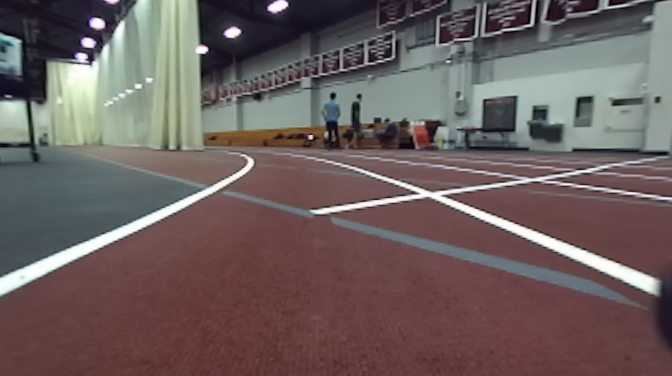
#> input picture media/TrackPics/1_curve_whitesegment.png, 672 x 376 px
$ python -i image_processing.py   (imports and definitions only)
#> lines starting #> are read from the running program, lines starting #| are printed output that depends on the picture; after the words box and inside, x2 and y2 are one past the last pixel; in counts of white or black regions, pixels touching at a corner belong together
import cv2
import numpy as np
import matplotlib.pyplot as plt

def find_goal_point(rgb_img, display=False, ret_image=True):
    """
    returns: (u, v) pixel point for goal to follow
    """
#> called with display = False, ret_image = True

    COLOR_POINT = (0, 255, 0)
    COLOR_LINES = (0, 0, 255)

    rbg_img_copy = rgb_img.copy()

    ## THRESHOLDING
    # create a zero array
    stencil = np.zeros_like(rgb_img[:,:,0])
    # specify coordinates of the polygon
    polygon = np.array([np.array([[0,240], [0,175], [672,175], [672,240]])])
    # fill polygon with ones
    cv2.fillConvexPoly(stencil, polygon, 1)
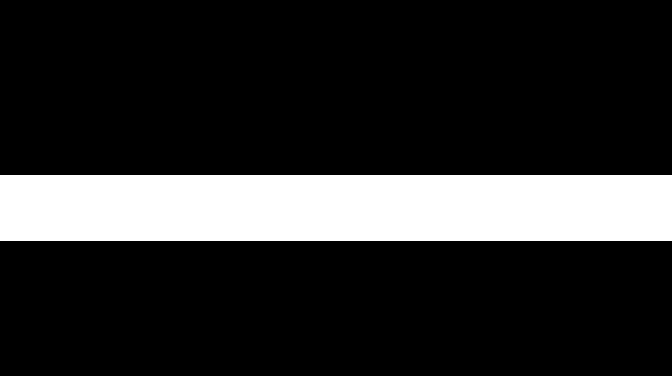
#> stencil: shape (376, 672); values 0 (black) and 1 (white), 17.6% white; 1 white region, box (x1, y1, x2, y2) and area: (0, 175, 672, 241) 44352
    cropped_rgb_img = cv2.bitwise_and(rgb_img, rgb_img, mask=stencil)
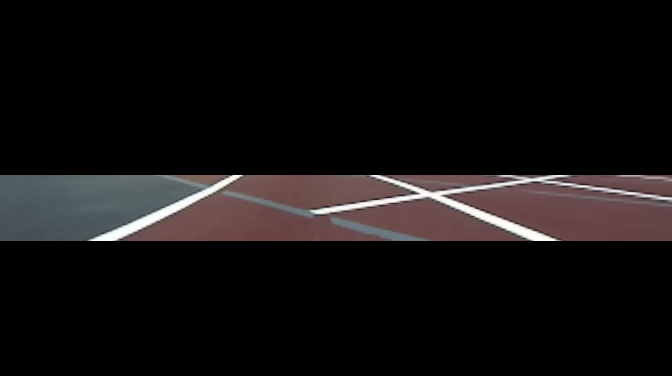
#> cropped_rgb_img: shape (376, 672, 3); mean R, G, B 19.8, 17, 17.1
    thresh, ret = cv2.threshold(cv2.cvtColor(cropped_rgb_img, cv2.COLOR_RGB2GRAY), 165, 200, cv2.THRESH_BINARY)
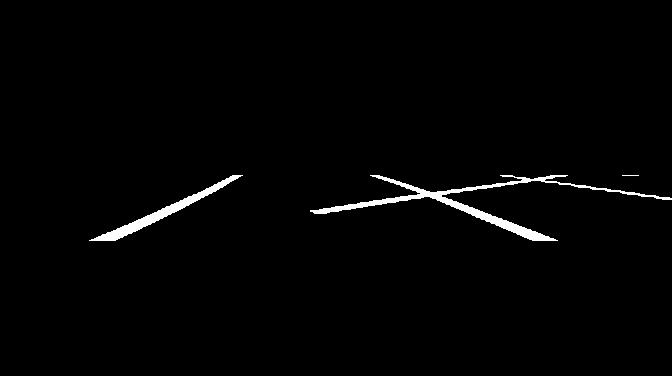
#> ret: shape (376, 672); values 0 (black) and 200 (white), 1.5% white; 3 white regions (1 under 20 px), largest, box (x1, y1, x2, y2) and area: (310, 175, 672, 241) 2590, (89, 175, 243, 241) 1264

    ## HOUGH TRANSFORM TO GET LINES
    lines = cv2.HoughLinesP(ret, 1, np.pi/180, 35, maxLineGap=200)
#> lines = 23 rows, first 6: [314, 213, 559, 175], [399, 181, 546, 240], [324, 213, 567, 175], [375, 175, 538, 240], [103, 240, 237, 175], [505, 175, 671, 198]
    #print("hough lines:", len(lines))
    lines_filtered = []

    pos_lines_info = []
    neg_lines_info = []

    # create a copy of the original frame
    # draw Hough lines
    for line_idx, line in enumerate(lines):
      x1, y1, x2, y2 = line[0]
      m = float(y2-y1)/float(x2-x1)
      if (abs(m) > 0.25):
          lines_filtered.append(line)
          cv2.line(rbg_img_copy, (x1, y1), (x2, y2), COLOR_LINES, 3)
          b = y1 - m*x1

          if m > 0:
              pos_lines_info.append((m, b, line_idx))
          else:
              neg_lines_info.append((m, b, line_idx))
#> this loop made 23 passes
#> (x1, y1, x2, y2, m, b) on passes 2, 4, 5, 8, 9, 10, 11, 12, 13, 15, 16, 18: (399, 181, 546, 240, 0.401, 20.86), (375, 175, 538, 240, 0.399, 25.46), (103, 240, 237, 175, -0.485, 290), (115, 240, 237, 178, -0.508, 298.4), (382, 176, 542, 240, 0.4, 23.2), (423, 189, 557, 240, 0.381, 28.01), (107, 240, 242, 175, -0.481, 291.5), (105, 240, 239, 175, -0.485, 290.9), (98, 240, 233, 175, -0.481, 287.2), (101, 240, 235, 175, -0.485, 289), (417, 187, 550, 240, 0.398, 20.83), (95, 240, 166, 206, -0.479, 285.5)
#> (x1, y1, x2, y2, m) on passes 1, 3, 6, 7, 14, 17: (314, 213, 559, 175, -0.155), (324, 213, 567, 175, -0.156), (505, 175, 671, 198, 0.139), (313, 212, 550, 175, -0.156), (500, 175, 671, 199, 0.14), (310, 211, 452, 189, -0.155)
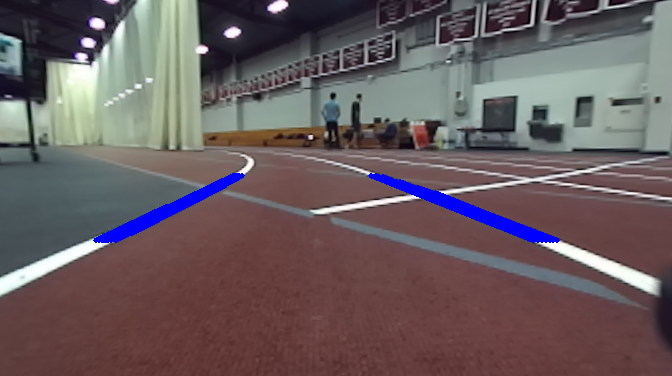
#> rbg_img_copy: shape (376, 672, 3); mean R, G, B 105.3, 92.3, 95.3
#> after the loop, lines_filtered = 16 items, first 6: [[399, 181, 546, 240]], [[375, 175, 538, 240]], [[103, 240, 237, 175]], [[115, 240, 237, 178]], [[382, 176, 542, 240]], [[423, 189, 557, 240]]; neg_lines_info = [(-0.485, 290, 4), (-0.508, 298.4, 7), (-0.481, 291.5, 10), (-0.485, 290.9, 11), (-0.481, 287.2, 12), (-0.485, 289, 14), (-0.479, 285.5, 17), (-0.491, 294, 18), (-0.511, 299.9, 19)]; pos_lines_info = [(0.401, 20.86, 1), (0.399, 25.46, 3), (0.4, 23.2, 8), (0.381, 28.01, 9), (0.398, 20.83, 15), (0.399, 27.45, 20), (0.403, 16.94, 22)]

    #print("pos_lines_info:", len(pos_lines_info))
    #print("neg_lines_info:", len(neg_lines_info))
    Y_TOP = 200

    pos_lines_intersections = []
    neg_lines_intersections = []

    for i, tup in enumerate(pos_lines_info):
        if (((Y_TOP - tup[1])/tup[0]) > (672*1.0/3.0)):
            pos_lines_intersections.append((tup[2], (Y_TOP - tup[1])/tup[0]))
#> this loop made 7 passes
#> after the loop, pos_lines_intersections = [(1, 446.3), (3, 437.7), (8, 442), (9, 451.9), (15, 449.6), (20, 432.7), (22, 453.8)]

    for i, tup in enumerate(neg_lines_info):
        if (((Y_TOP - tup[1])/tup[0]) < (672*2.0/3.0)):
            neg_lines_intersections.append((tup[2], (Y_TOP - tup[1])/tup[0]))
#> this loop made 9 passes
#> after the loop, neg_lines_intersections = [(4, 185.5), (7, 193.7), (10, 190.1), (11, 187.5), (12, 181.1), (14, 183.5), (17, 178.5), (18, 191.5), (19, 195.6)]

    #pos_lines_intersections = [(tup[2], (Y_TOP - tup[1])/tup[0]) if (((Y_TOP - tup[1])/tup[0]) < (672/2))  for i, tup in enumerate(pos_lines_info)]
    #neg_lines_intersections = [(tup[2], (Y_TOP - tup[1])/tup[0])  if (((Y_TOP - tup[1])/tup[0]) > (672/2)) for i, tup in enumerate(neg_lines_info)]

    pos_lines_intersections.sort(key=lambda x: x[1])
    neg_lines_intersections.sort(key=lambda x: x[1])

    print("pos_lines_intersections:", len(pos_lines_intersections))
#| pos_lines_intersections: 7
    print("neg_lines_intersections:", len(neg_lines_intersections))
#| neg_lines_intersections: 9

    pos_line_ind = pos_lines_intersections[0][0]
#> pos_line_ind = 20
    neg_line_ind = neg_lines_intersections[-1][0]
#> neg_line_ind = 19
    pos_line = lines[pos_line_ind][0]
#> pos_line = [370, 175, 533, 240]
    neg_line = lines[neg_line_ind][0]
#> neg_line = [131, 233, 225, 185]

    cv2.line(rbg_img_copy, (pos_line[0], pos_line[1]), (pos_line[2], pos_line[3]), (0, 0, 0), 3)
    cv2.line(rbg_img_copy, (neg_line[0], neg_line[1]), (neg_line[2], neg_line[3]), (0, 0, 0), 3)

    new_lines_filtered = [lines[pos_line_ind], lines[neg_line_ind]]
#> new_lines_filtered = [[[370, 175, 533, 240]], [[131, 233, 225, 185]]]
    #new_lines_filtered = []
    y_lookahead = 200
    sumx = 0
    for line in new_lines_filtered:
        x1, y1, x2, y2 = line[0]
        m = float(y2-y1)/float(x2-x1)
        b = y2-(m*x2)
        x_lookahead = (y_lookahead-b)/m
        sumx += x_lookahead
#> this loop made 2 passes
#> (x1, y1, x2, y2, m, b, x_lookahead, sumx) on passes 1 to 2: (370, 175, 533, 240, 0.399, 27.45, 432.7, 432.7), (131, 233, 225, 185, -0.511, 299.9, 195.6, 628.3)
#> after the loop, sumx = 628.3

    avgx = int(sumx/(len(new_lines_filtered)))
#> avgx = 314
    avgy = int(y_lookahead)

    cv2.circle(rbg_img_copy, (avgx, avgy), 5, COLOR_POINT, 3)
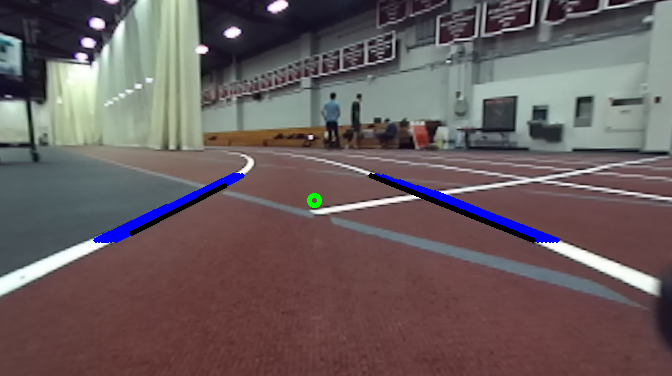
#> rbg_img_copy: shape (376, 672, 3); mean R, G, B 105.3, 92.4, 93.8

    if display==True:
        plt.imshow(rbg_img_copy)
        plt.show()
    if ret_image==True:
        return (avgx, avgy), rbg_img_copy

    return (avgx, avgy)

# def find_goal_point(rgb_img, display=False, ret_image=False):
#     """
#     returns: (u, v) pixel point for goal to follow
#     """

#     COLOR_POINT = (0, 255, 0)
#     COLOR_LINES = (0, 0, 255)

#     ## THRESHOLDING
#     # create a zero array
#     stencil = np.zeros_like(rgb_img[:,:,0])
#     # specify coordinates of the polygon
#     top_polygon = np.array([[0, 376], [0, 175], [672, 175], [672, 376]])
#     bottom_polygon = np.array([[0, 376], [0, 240], [672, 240], [672, 376]])

#     middle_polygon = np.array([[100, 376], [250, 200], [400,200], [550, 376]])
#     # fill polygon with ones
#     cv2.fillConvexPoly(stencil, top_polygon, 1)

#     cv2.fillConvexPoly(stencil, bottom_polygon, 0)
#     cropped_rgb_img = cv2.bitwise_and(rgb_img, rgb_img, mask=stencil)
#     # apply image thresholding
#     thresh, ret = cv2.threshold(cv2.cvtColor(cropped_rgb_img, cv2.COLOR_RGB2GRAY), 165, 200, cv2.THRESH_BINARY)

#     ## HOUGH TRANSFORM TO GET LINES
#     lines = cv2.HoughLinesP(ret, 1, np.pi/180, 30, maxLineGap=200)
#     lines_filtered = []
#     # create a copy of the original frame
#     # dmy = image[:,:,0].copy()
#     rbg_img_copy = rgb_img.copy()
#     # draw Hough lines
#     for line in lines:
#       x1, y1, x2, y2 = line[0]
#       m = (float(y2-y1)/float(x2-x1))
#       #print("line[0]:", line[0])
#       #print("y2-y1:", y2-y1)
#       #print("x2-x1:", x2-x1)
#       #print("m:", m)
#       if (abs(m) > 0.5):
#           lines_filtered.append(line)
#           cv2.line(rbg_img_copy, (x1, y1), (x2, y2), COLOR_LINES, 3)


# #     # PREVIOUS CODE
#     y_lookahead = 200
# #     sumx = 0
# #     for line in lines_filtered:
# #         x1, y1, x2, y2 = line[0]
# #         m = (y2-y1)/(x2-x1)
# #         b = y2-(m*x2)
# #         x_lookahead = (y_lookahead-b)/m
# #         sumx += x_lookahead

# #     avgx = sumx/(len(lines_filtered))
# #     test_image = rbg_img_copy.copy()
# #     cv2.circle(test_image, (int(avgx), y_lookahead), 5, (0, 0, 255), 3)
# #     #########


#     ## GET LANE POINT WITH LOOKAHEAD RANGE
#     #y_lookahead_min, y_lookahead_max = 255, 256
#     #y_lookahead_range = range(y_lookahead_min, y_lookahead_max)

#     sumx = 0
#     neg_x_lookahead = None
#     pos_x_lookahead = None
#     #for y_lookahead in y_lookahead_range:
#     for line in lines_filtered:
#         x1, y1, x2, y2 = line[0]
#         m = float(y2-y1)/float(x2-x1)
#         if m < 0 and neg_x_lookahead is None:
#             b = y2-(m*x2)
#             neg_x_lookahead = (y_lookahead-b)/m
#         elif m > 0 and pos_x_lookahead is None:
#             b = y2-(m*x2)
#             pos_x_lookahead = (y_lookahead-b)/m
#         # sumx += x_lookahead
#         if neg_x_lookahead is not None and pos_x_lookahead is not None:
#             break


#     #avgx = int(sumx/(len(lines_filtered))) #* (y_lookahead_max-y_lookahead_min)))
#     avgx = int((neg_x_lookahead + pos_x_lookahead)/2)
#     avgy = int(y_lookahead) #int((y_lookahead_min+y_lookahead_max) / 2.0)

#     cv2.circle(rbg_img_copy, (avgx, avgy), 5, COLOR_POINT, 3)

#     if display==True:
#         plt.imshow(rbg_img_copy)
#         plt.show()
#     if ret_image==True:
#         return (avgx, avgy), rbg_img_copy

#     return (avgx, avgy)

>>> import cv2
>>> picture = cv2.cvtColor(cv2.imread('../../media/TrackPics/1_curve_whitesegment.png'), cv2.COLOR_BGR2RGB)
>>> result = find_goal_point(picture)

$ run again, on media/TrackPics/1_straight.png
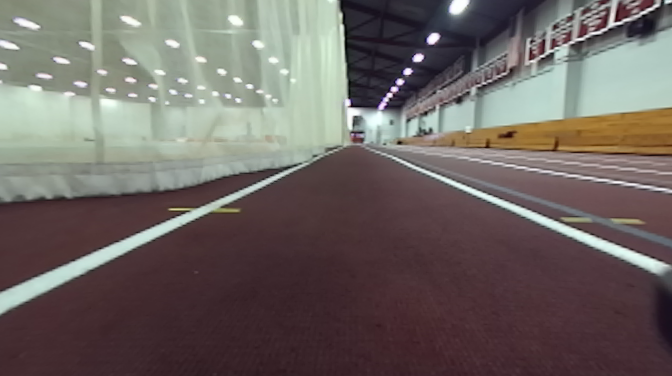
#> input picture media/TrackPics/1_straight.png, 672 x 376 px
#> stencil: shape (376, 672); values 0 (black) and 1 (white), 17.6% white; 1 white region, box (x1, y1, x2, y2) and area: (0, 175, 672, 241) 44352
#> in find_goal_point, `thresh, ret = cv2.threshold(cv2.cvtColor(cropped_rgb_img, cv2.COLOR_RG..`:
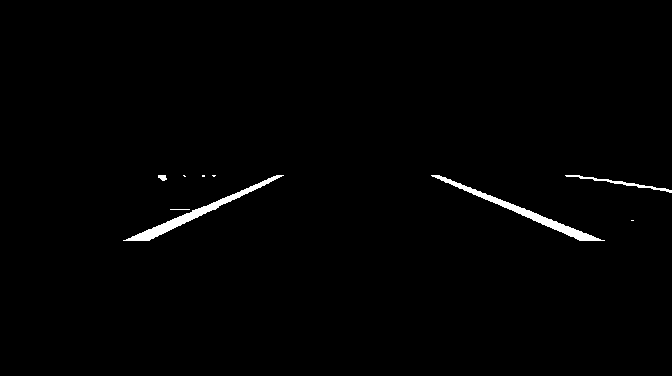
#> ret: shape (376, 672); values 0 (black) and 200 (white), 1% white; 9 white regions (4 under 20 px), largest, box (x1, y1, x2, y2) and area: (123, 175, 284, 241) 1144, (431, 175, 605, 241) 1130, (565, 175, 672, 193) 272, (158, 175, 167, 181) 40, (170, 209, 190, 210) 20
#> lines = 18 rows, first 6: [432, 175, 603, 240], [432, 176, 591, 240], [136, 240, 283, 175], [125, 240, 279, 175], [140, 240, 268, 183], [127, 240, 281, 175]
#> the loop in find_goal_point, `for line_idx, line in enumerate(lines):` made 18 passes
#> (x1, y1, x2, y2, m, b) on passes 1 to 8: (432, 175, 603, 240, 0.38, 10.79), (432, 176, 591, 240, 0.403, 2.11), (136, 240, 283, 175, -0.442, 300.1), (125, 240, 279, 175, -0.422, 292.8), (140, 240, 268, 183, -0.445, 302.3), (127, 240, 281, 175, -0.422, 293.6), (123, 240, 277, 175, -0.422, 291.9), (436, 175, 556, 221, 0.383, 7.87)
#> after the loop in find_goal_point, `for line_idx, line in enumerate(lines):`: lines_filtered = 16 items, first 6: [[432, 175, 603, 240]], [[432, 176, 591, 240]], [[136, 240, 283, 175]], [[125, 240, 279, 175]], [[140, 240, 268, 183]], [[127, 240, 281, 175]]; neg_lines_info = [(-0.442, 300.1, 2), (-0.422, 292.8, 3), (-0.445, 302.3, 4), (-0.422, 293.6, 5), (-0.422, 291.9, 6), (-0.448, 304.1, 13), (-0.426, 295.4, 14), (-0.424, 296.4, 15)]; pos_lines_info = [(0.38, 10.79, 0), (0.403, 2.11, 1), (0.383, 7.87, 7), (0.403, 2.98, 8), (0.404, -0.217, 11), (0.4, 6.8, 12), (0.401, 0.463, 16), (0.397, 8.02, 17)]
#> the loop in find_goal_point, `for i, tup in enumerate(pos_lines_info):` made 8 passes
#> after the loop in find_goal_point, `for i, tup in enumerate(pos_lines_info):`: pos_lines_intersections = [(0, 497.8), (1, 491.6), (7, 501.2), (8, 488.8), (11, 495.9), (12, 483), (16, 497.3), (17, 484.1)]
#> the loop in find_goal_point, `for i, tup in enumerate(neg_lines_info):` made 8 passes
#> after the loop in find_goal_point, `for i, tup in enumerate(neg_lines_info):`: neg_lines_intersections = [(2, 226.5), (3, 219.8), (4, 229.8), (5, 221.8), (6, 217.8), (13, 232.3), (14, 223.8), (15, 227.3)]
#| pos_lines_intersections: 8
#| neg_lines_intersections: 8
#> pos_line_ind = 12
#> neg_line_ind = 13
#> pos_line = [533, 220, 583, 240]
#> neg_line = [143, 240, 239, 197]
#> new_lines_filtered = [[[533, 220, 583, 240]], [[143, 240, 239, 197]]]
#> the loop in find_goal_point, `for line in new_lines_filtered:` made 2 passes
#> (x1, y1, x2, y2, m, b, x_lookahead, sumx) on passes 1 to 2: (533, 220, 583, 240, 0.4, 6.8, 483, 483), (143, 240, 239, 197, -0.448, 304.1, 232.3, 715.3)
#> after the loop in find_goal_point, `for line in new_lines_filtered:`: sumx = 715.3
#> avgx = 357
#> in find_goal_point, `cv2.circle(rbg_img_copy, (avgx, avgy), 5, COLOR_POINT, 3)`:
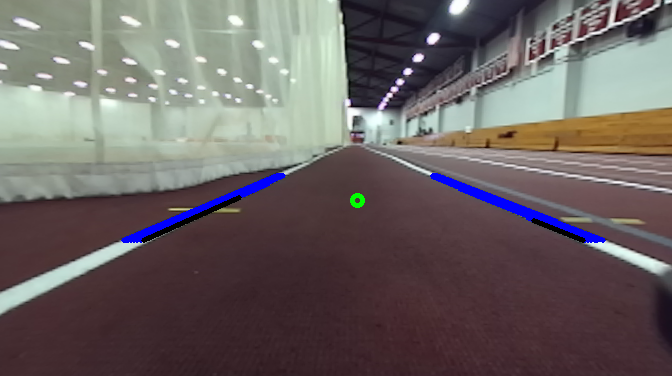
#> rbg_img_copy: shape (376, 672, 3); mean R, G, B 107.5, 99.2, 98.7

$ run again, on media/TrackPics/2_driftingright.png
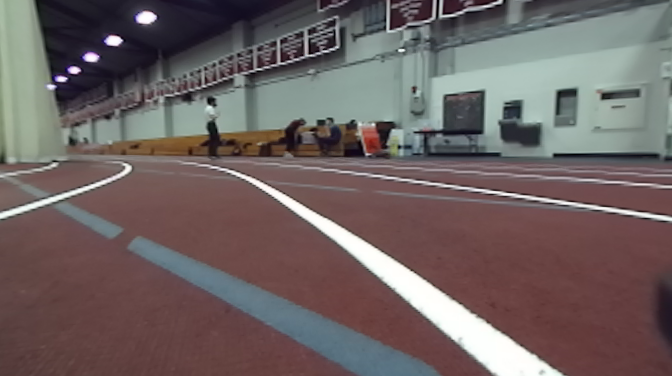
#> input picture media/TrackPics/2_driftingright.png, 672 x 376 px
#> stencil: shape (376, 672); values 0 (black) and 1 (white), 17.6% white; 1 white region, box (x1, y1, x2, y2) and area: (0, 175, 672, 241) 44352
#> in find_goal_point, `thresh, ret = cv2.threshold(cv2.cvtColor(cropped_rgb_img, cv2.COLOR_RG..`:
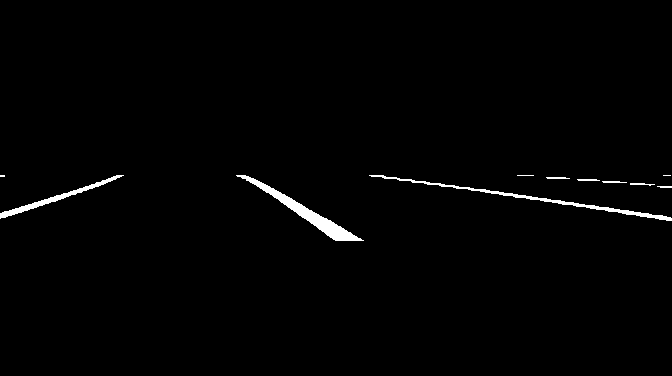
#> ret: shape (376, 672); values 0 (black) and 200 (white), 1.2% white; 11 white regions (3 under 20 px), largest, box (x1, y1, x2, y2) and area: (236, 175, 364, 241) 1253, (369, 175, 672, 221) 916, (0, 175, 124, 219) 611
#> lines = 22 rows, first 6: [369, 175, 671, 218], [372, 175, 666, 216], [241, 175, 346, 240], [523, 175, 670, 187], [248, 176, 355, 240], [0, 217, 105, 183]
#> the loop in find_goal_point, `for line_idx, line in enumerate(lines):` made 22 passes
#> (x1, y1, x2, y2, m, b) on passes 3, 5, 6, 7, 8, 9, 10, 12: (241, 175, 346, 240, 0.619, 25.81), (248, 176, 355, 240, 0.598, 27.66), (0, 217, 105, 183, -0.324, 217), (244, 175, 353, 240, 0.596, 29.5), (0, 215, 115, 179, -0.313, 215), (243, 175, 352, 240, 0.596, 30.09), (253, 178, 357, 240, 0.596, 27.17), (0, 213, 121, 176, -0.306, 213)
#> after the loop in find_goal_point, `for line_idx, line in enumerate(lines):`: lines_filtered = 15 items, first 6: [[241, 175, 346, 240]], [[248, 176, 355, 240]], [[0, 217, 105, 183]], [[244, 175, 353, 240]], [[0, 215, 115, 179]], [[243, 175, 352, 240]]; neg_lines_info = [(-0.324, 217, 5), (-0.313, 215, 7), (-0.306, 213, 11), (-0.305, 212.2, 20), (-0.321, 218, 21)]; pos_lines_info = [(0.619, 25.81, 2), (0.598, 27.66, 4), (0.596, 29.5, 6), (0.596, 30.09, 8), (0.596, 27.17, 9), (0.646, 19.56, 12), (0.574, 32.12, 13), (0.644, 21.83, 16), (0.578, 30.27, 18), (0.602, 29.29, 19)]
#> the loop in find_goal_point, `for i, tup in enumerate(pos_lines_info):` made 10 passes
#> after the loop in find_goal_point, `for i, tup in enumerate(pos_lines_info):`: pos_lines_intersections = [(2, 281.4), (4, 288.1), (6, 285.9), (8, 284.9), (9, 289.9), (12, 279.1), (13, 292.3), (16, 276.8), (18, 293.8), (19, 283.6)]
#> the loop in find_goal_point, `for i, tup in enumerate(neg_lines_info):` made 5 passes
#> after the loop in find_goal_point, `for i, tup in enumerate(neg_lines_info):`: neg_lines_intersections = [(5, 52.5), (7, 47.92), (11, 42.51), (20, 40.06), (21, 56.08)]
#| pos_lines_intersections: 10
#| neg_lines_intersections: 5
#> pos_line_ind = 16
#> neg_line_ind = 21
#> pos_line = [238, 175, 339, 240]
#> neg_line = [0, 218, 81, 192]
#> new_lines_filtered = [[[238, 175, 339, 240]], [[0, 218, 81, 192]]]
#> the loop in find_goal_point, `for line in new_lines_filtered:` made 2 passes
#> (x1, y1, x2, y2, m, b, x_lookahead, sumx) on passes 1 to 2: (238, 175, 339, 240, 0.644, 21.83, 276.8, 276.8), (0, 218, 81, 192, -0.321, 218, 56.08, 332.9)
#> after the loop in find_goal_point, `for line in new_lines_filtered:`: sumx = 332.9
#> avgx = 166
#> in find_goal_point, `cv2.circle(rbg_img_copy, (avgx, avgy), 5, COLOR_POINT, 3)`:
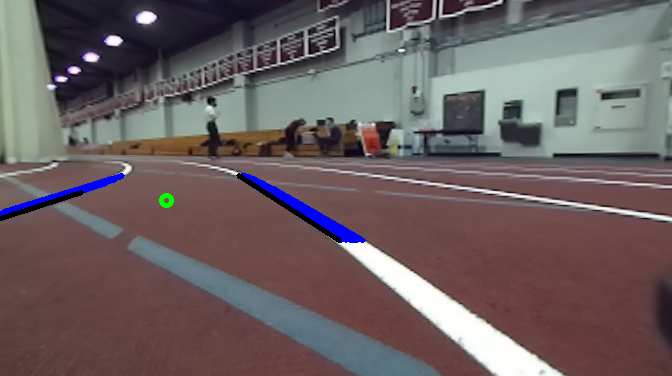
#> rbg_img_copy: shape (376, 672, 3); mean R, G, B 107.8, 96.3, 97.6
